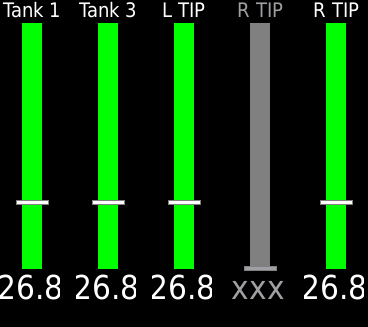
#> input picture configurator/tools/renders/AER-5547/device_labels.png, 368 x 327 px, found by its file name
$ python fuel_gauge_compare.py renders/AER-5547/device_labels.png
#> lines starting #> are read from the running program, lines starting #| are printed output that depends on the picture
# SPDX-License-Identifier: AGPL-3.0-or-later
# Copyright (c) 2026 Bill Mallard
#
# AER-5547 (FUEL1f): compose the PR evidence from the two halves in DIR.
#   device_labels.png  tools/fuel_gauge_oracle.py --render (the real widget)
#   twin_labels.png    tools/fuel_gauge_capture.mjs (the editor twin)
# compare_labels.png is the device on the left and the twin on the right,
# the twin scaled to the device's height, then both 2x nearest-neighbour.
# The capture's full-page shots are cropped to the canvas and the panel.
#
#   python3 tools/fuel_gauge_compare.py DIR

import sys

from PIL import Image


def main(out):
#> called with out = 'renders/AER-5547/device_labels.png'
    d = Image.open(f"{out}/device_labels.png").convert("RGB")
#> d is the input picture: PIL image 368x327 RGB; mean R, G, B 12.9, 53.8, 12.9
    t = Image.open(f"{out}/twin_labels.png").convert("RGB")
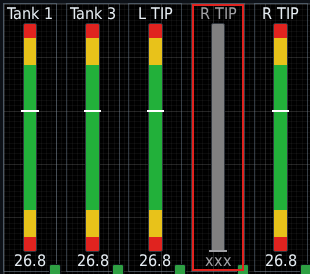
#> input picture configurator/tools/renders/AER-5547/twin_labels.png, 310 x 274 px, found by its file name
#> t is the input picture: PIL image 310x274 RGB; mean R, G, B 32.7, 38.9, 23.4
    t = t.resize((round(t.width * d.height / t.height), d.height), Image.NEAREST)
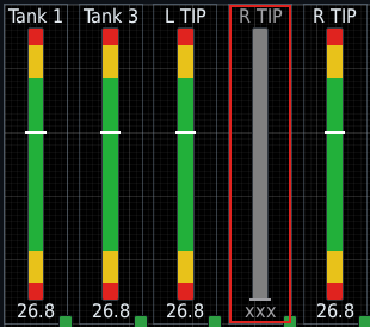
#> t: PIL image 370x327 RGB; mean R, G, B 32.6, 38.8, 23.6
    c = Image.new("RGB", (d.width + 24 + t.width, d.height), (40, 40, 40))
#> c: PIL image 762x327 RGB; every value is 40
    c.paste(d, (0, 0))
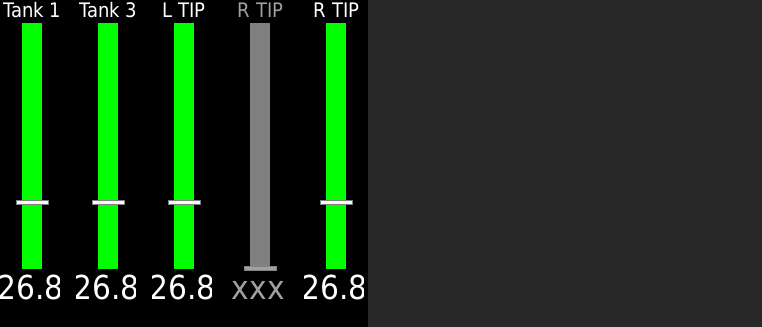
#> c: PIL image 762x327 RGB; mean R, G, B 26.9, 46.6, 26.9
    c.paste(t, (d.width + 24, 0))
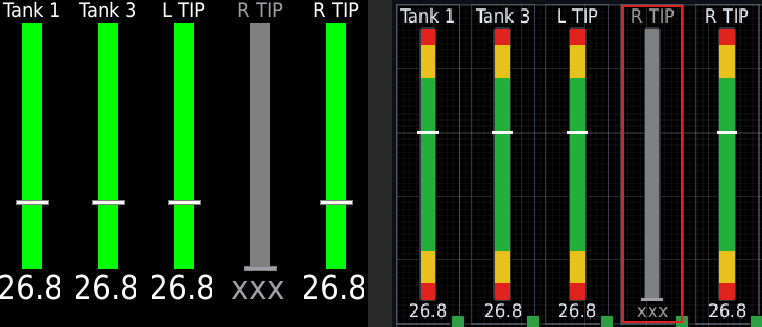
#> c: PIL image 762x327 RGB; mean R, G, B 23.3, 46, 18.9
    c.resize((c.width * 2, c.height * 2), Image.NEAREST).save(f"{out}/compare_labels.png")
    for name in ("orphan_props", "migrate_hover", "migrate_done"):
#> (the run stopped early here; a loop or call above may not have finished)
